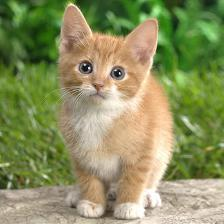
#> input picture jupyter/cat.jpg, 224 x 224 px
$ jupyter execute --allow-errors 'Super Resolution.ipynb'
#> lines starting #> are read from the running program, lines starting #| are printed output that depends on the picture
[cell 1]
# Some standard imports
import io
import numpy as np

from torch import nn
import torch.utils.model_zoo as model_zoo
import torch.onnx
from torch.utils.mobile_optimizer import optimize_for_mobile

[cell 2]
# Super Resolution model definition in PyTorch
import torch.nn as nn
import torch.nn.init as init


class SuperResolutionNet(nn.Module):
    def __init__(self, upscale_factor, inplace=False):
        super(SuperResolutionNet, self).__init__()

        self.relu = nn.ReLU(inplace=inplace)
        self.conv1 = nn.Conv2d(1, 64, (5, 5), (1, 1), (2, 2))
        self.conv2 = nn.Conv2d(64, 64, (3, 3), (1, 1), (1, 1))
        self.conv3 = nn.Conv2d(64, 32, (3, 3), (1, 1), (1, 1))
        self.conv4 = nn.Conv2d(32, upscale_factor ** 2, (3, 3), (1, 1), (1, 1))
        self.pixel_shuffle = nn.PixelShuffle(upscale_factor)

        self._initialize_weights()

    def forward(self, x):
        x = self.relu(self.conv1(x))
        x = self.relu(self.conv2(x))
        x = self.relu(self.conv3(x))
        x = self.pixel_shuffle(self.conv4(x))
        return x

    def _initialize_weights(self):
        init.orthogonal_(self.conv1.weight, init.calculate_gain('relu'))
        init.orthogonal_(self.conv2.weight, init.calculate_gain('relu'))
        init.orthogonal_(self.conv3.weight, init.calculate_gain('relu'))
        init.orthogonal_(self.conv4.weight)

# Create the super-resolution model by using the above model definition.
#> (the rest of this cell did not finish here and is left out)

[cell 3]
# Load pretrained model weights
model_url = 'https://s3.amazonaws.com/pytorch/test_data/export/superres_epoch100-44c6958e.pth'
batch_size = 1    # just a random number

# Initialize model with the pretrained weights
map_location = lambda storage, loc: storage
#> (the rest of this cell did not finish here and is left out)

#> (a cell that did not finish here is left out)

[cell 5]
import onnx

#> (the rest of this cell did not finish here and is left out)

[cell 6]
import onnxruntime

#> (the rest of this cell did not finish here and is left out)

[cell 7]
import cv2
import matplotlib.pyplot as plt

[cell 8]
img = cv2.imread('cat.jpg')
#> img is the input picture: shape (224, 224, 3); mean B, G, R 95.7, 144.6, 139.6
imgYCC = cv2.cvtColor(img, cv2.COLOR_BGR2YCR_CB)
#> imgYCC: shape (224, 224, 3); mean of channels 0, 1, 2 137.6, 129.5, 104.3
rgb_img = cv2.cvtColor(img, cv2.COLOR_BGR2RGB)

[cell 9]
plt.imshow(rgb_img, cmap='gray')

[cell 10]
img_y, img_cb, img_cr = cv2.split(imgYCC)
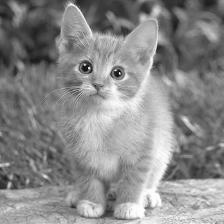
#> img_y: shape (224, 224); min 1, max 255, mean 137.6
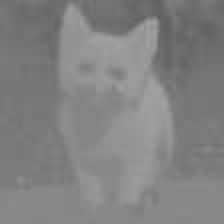
#> img_cb: shape (224, 224); min 92, max 162, mean 129.5
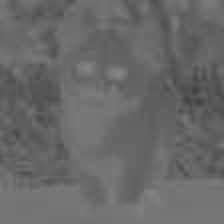
#> img_cr: shape (224, 224); min 66, max 132, mean 104.3
img_y_f = np.float32(img_y)/255
